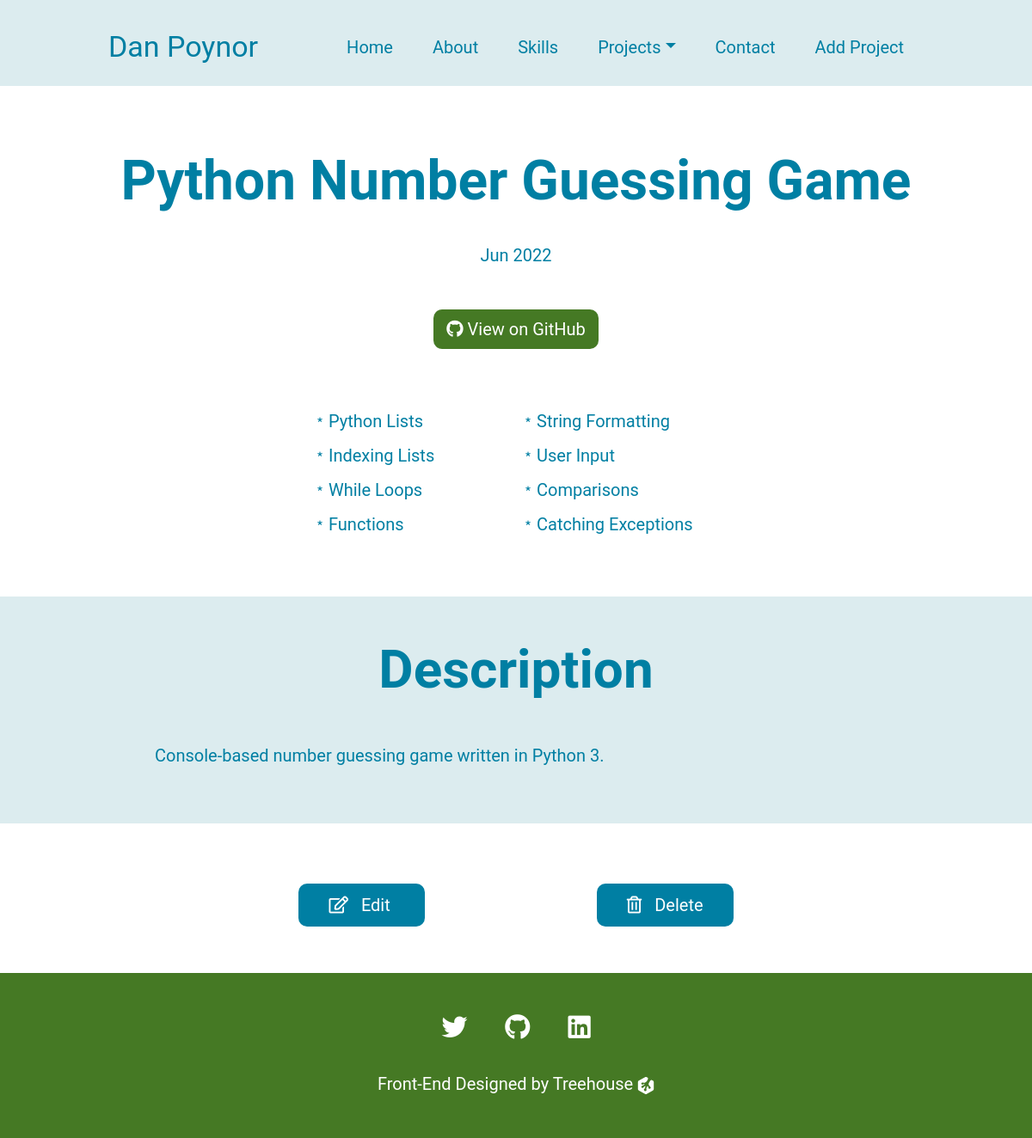
/projects/1, run on the app's committed database.
### models.py (models this page shows, shortened)
class Project(db.Model):
    id = db.Column(db.Integer, primary_key=True, unique=True)
    title = db.Column(db.String(100), nullable=False, unique=True)
    date_created = db.Column(db.DateTime, nullable=False,
                             default=datetime.now)
    description = db.Column(db.String(500), nullable=False)
    skills_practiced = db.Column(db.String(100), nullable=False)
    github_link = db.Column(db.String(100), nullable=False)

### app.py (the view)
@app.route('/projects/<int:project_id>')
def project(project_id: int):
    selected_project = Project.query.get_or_404(project_id)
    return render_template("project.html", project=selected_project)

### app.py (called while the page is built)
@app.context_processor
def inject_projects() -> Dict[str, Project]:
    return dict(projects=Project.query.order_by(Project.date_created.asc()).all())

### templates/project.html (shortened to what this page needs)
{% extends "layout.html" %}
{% block content %}
<section class="header">
  <h1>{{ project.title }}</h1>
  <p>{{ project.date_created.strftime("%b %Y") }}</p>
  <a href="{{ project.github_link }}" class="github-btn">
    <i class="fab fa-github"></i>
    View on GitHub
  </a>
  <ul class="project-skills">
    {% for skill in project.skills_practiced.split('|') %}
    <li>{{ skill }}</li>
    {% endfor %}
  </ul>
</section>
<section id="project-desc">
  <h2>Description</h2>
  <p>{{ project.description }}</p>
</section>
<section id="edit-delete">
  <a href="{{ url_for('edit_project', project_id=project.id) }}">
    <i class="fas fa-edit"></i>
    Edit
  </a>
  <a href="{{ url_for('delete_project', project_id=project.id) }}" onclick="return confirm('Are you sure you want to delete this project?')">
    <i class="far fa-trash-alt"></i>
    Delete
  </a>
</section>
{% endblock %}

### static/css/styles.css (style rules this page uses)
:root { --primary-text: #007FA3; --secondary-text: #ab6c82; --primary: #457924; --secondary: #dcecef; --accent: #007FA3; --white: #fff; }
* { font-family: 'Roboto', Arial, Helvetica, sans-serif; color: var(--primary-text); }
p, li, a { font-size: 20px; }
h2 { font-size: 30px; font-weight: bold; }
body { overflow-x: hidden; }
.header { margin-left: 5%; margin-right: 5%; margin-top: 5rem; text-align: center; }
.header h1 { font-size: 32px; font-weight: bold; }
.header p { font-size: 20px; color: var(--primary-text); }
.header .github-btn { display: inline-block; margin-top: 2rem; margin-bottom: 4rem; }
.header .project-skills { list-style: none; text-align: left; margin: auto; line-height: 40px; max-width: 250px; margin-bottom: 4rem; }
.header .project-skills li { position: relative; }
.header .project-skills li::before { content: '\FE61'; position: absolute; left: -20px; }
.github-btn { border-radius: 10px; background-color: var(--primary); padding: 8px 15px; color: var(--white); text-decoration: none; }
.github-btn i { color: var(--white); }
#project-desc { background-color: var(--secondary); position: relative; text-align: center; padding-right: 5%; padding-left: 5%; }
#project-desc h2 { padding-top: 3rem; margin-bottom: 3rem; }
#project-desc p { text-align: left; padding-bottom: 4rem; }
#edit-delete { padding-top: 4rem; padding-bottom: 4rem; text-align: center; }
#edit-delete a { background-color: var(--accent); border-radius: 10px; color: var(--white); padding: 13px 35px; text-decoration: none; }
#edit-delete a:first-of-type { margin-right: 20px; }
#edit-delete a i { color: var(--white); margin-right: 10px; font-weight: normal; }
@media (min-width: 992px) { h2 { font-size: 62px; } }
@media (min-width: 992px) { .header h1 { font-size: 64px; margin-bottom: 2rem; } }
@media (min-width: 992px) { #project-desc { padding-right: 15%; padding-left: 15%; } }
@media (min-width: 1200px) { .header .project-skills { -webkit-column-count: 2; -moz-column-count: 2; column-count: 2; max-width: 500px; } }
@media (min-width: 1200px) { #edit-delete a:first-of-type { margin-right: 200px; } }
body { background: linear-gradient( var(--secondary), var(--secondary) 100px, #fff 100px ); }

### data on the page
Project: title "Python Number Guessing Game", date_created "Jun 2022", description "Console-based number guessing game written in Python 3."

### other printed values
{{ skill }} "Python Lists" "Indexing Lists" "While Loops" "Functions" "String Formatting" "User Input" "Comparisons" "Catching Exceptions"
